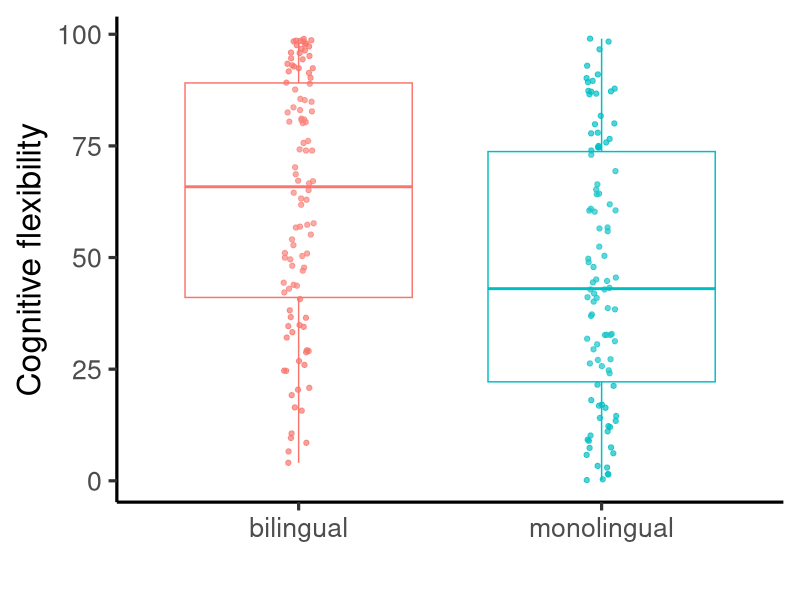

Write the R code that produced this figure.
## ---- chunk 1
library(tidyverse)

N <- 200

bilingual <- sample(c(0, 1), N, replace = TRUE)
cognitive_flexibility <- rnorm(N, bilingual*0.45, 1)
cognitive_flexibility  <- pnorm(cognitive_flexibility) * 100

d <- data.frame(bilingual = ifelse(bilingual == 0, "monolingual", "bilingual"), cognitive_flexibility = cognitive_flexibility)

ggplot(d, aes(x = bilingual, y = cognitive_flexibility, color = bilingual)) +
    geom_jitter(alpha = 0.7, width = 0.05) +
    geom_boxplot(alpha = 0.1) +
    theme_classic(base_size = 24) +
    theme(legend.position = "none") +
    labs(x = "", y = "Cognitive flexibility")
## ---- chunk 2
lm(cognitive_flexibility ~ bilingual)
